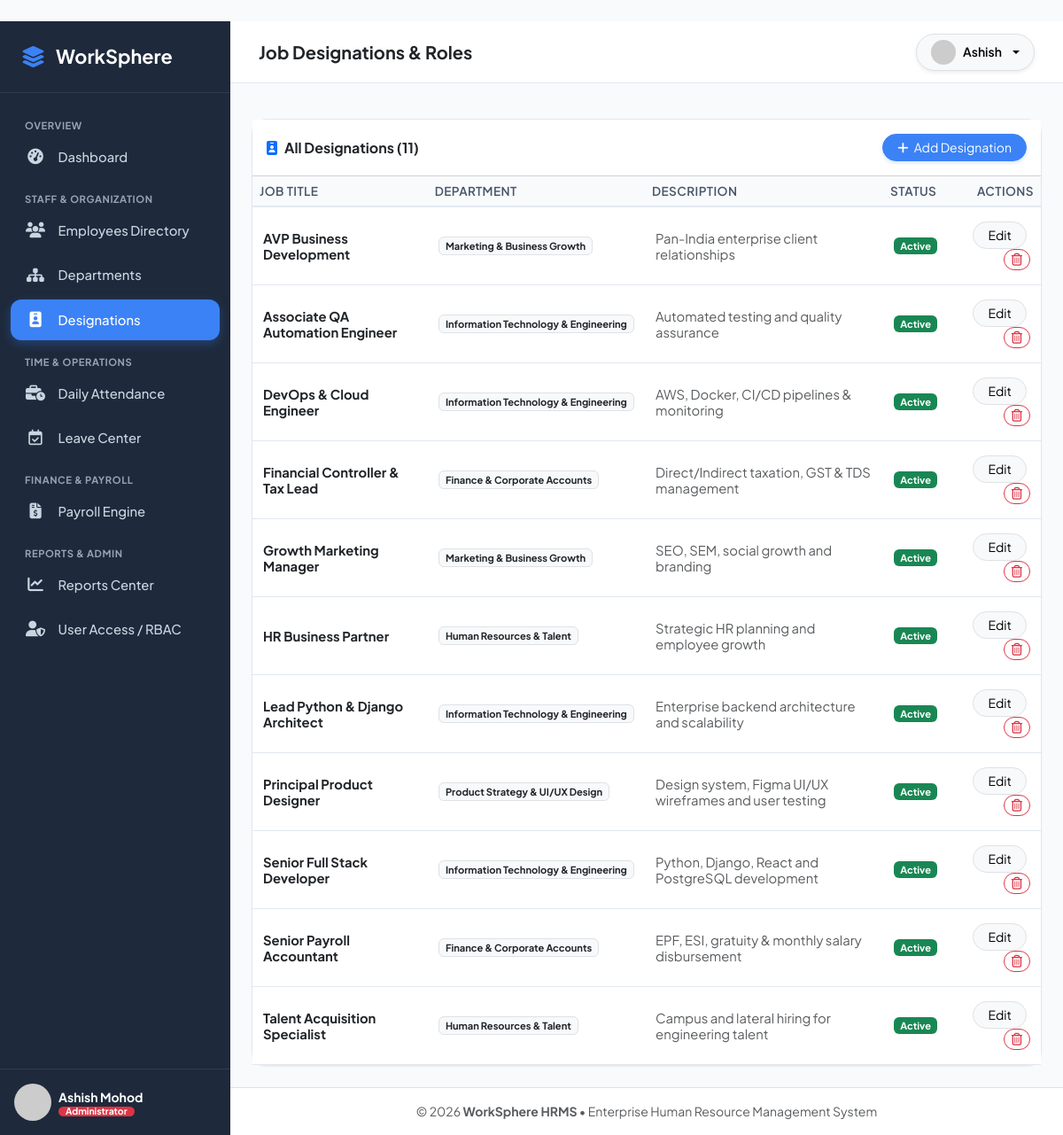
The app's page /employees/designations/ (signed in) with its own data.
### accounts/models.py (models this page shows, shortened)
class User(AbstractUser):
    role = models.CharField(
        max_length=20,
        choices=UserRole.choices,
        default=UserRole.EMPLOYEE,
        help_text="Role determining access permissions within WorkSphere."
    )
    phone = models.CharField(max_length=20, blank=True, null=True)
    profile_picture = models.ImageField(upload_to='avatars/', blank=True, null=True)
    is_verified = models.BooleanField(default=True)
    created_at = models.DateTimeField(auto_now_add=True)
    updated_at = models.DateTimeField(auto_now=True)
    @property
    def get_role_badge(self):
        badges = {
            UserRole.ADMIN: 'bg-danger',
            UserRole.HR: 'bg-primary',
            UserRole.EMPLOYEE: 'bg-info text-dark',
        }
        return badges.get(self.role, 'bg-secondary')
    @property
    def get_avatar_url(self):
        if self.profile_picture and hasattr(self.profile_picture, 'url'):
            return self.profile_picture.url
        return f"https://ui-avatars.com/api/?name={self.get_full_name() or self.username}&background=2563eb&color=fff"

### employees/models.py (models this page shows, shortened)
class Designation(models.Model):
    title = models.CharField(max_length=100)
    department = models.ForeignKey(
        Department,
        on_delete=models.CASCADE,
        related_name='designations'
    )
    description = models.TextField(blank=True)
    is_active = models.BooleanField(default=True)
    created_at = models.DateTimeField(auto_now_add=True)
    class Meta:
        unique_together = ['title', 'department']
        ordering = ['title']

class Department(models.Model):
    name = models.CharField(max_length=100, unique=True)
    code = models.CharField(max_length=20, unique=True)
    description = models.TextField(blank=True)
    head_of_department = models.ForeignKey(
        settings.AUTH_USER_MODEL,
        on_delete=models.SET_NULL,
        null=True,
        blank=True,
        related_name='headed_departments'
    )
    is_active = models.BooleanField(default=True)
    created_at = models.DateTimeField(auto_now_add=True)
    updated_at = models.DateTimeField(auto_now=True)
    class Meta:
        ordering = ['name']

### employees/views.py (the view)
# urls.py: path('designations/', views.designation_list_view, name='designation_list'),
@login_required
@hr_required
def designation_list_view(request):
    designations = Designation.objects.select_related('department').all()
    return render(request, 'employees/designation_list.html', {'designations': designations})

### templates/employees/designation_list.html (shortened to what this page needs)
﻿{% extends 'base.html' %}
{% block page_title %}Job Designations & Roles{% endblock %}
{% block content %}
<div class="card card-custom">
    <div class="card-header bg-white p-3 d-flex justify-content-between align-items-center">
        <h6 class="fw-bold mb-0 text-dark"><i class="fa-solid fa-id-badge me-2 text-primary"></i>All Designations ({{ designations.count }})</h6>
        <a href="{% url 'employees:designation_create' %}" class="btn btn-sm btn-primary rounded-pill px-3">
            <i class="fa-solid fa-plus me-1"></i> Add Designation
        </a>
    </div>
    <div class="table-responsive">
        <table class="table table-custom table-hover align-middle mb-0">
            <thead>
                <tr>
                    <th>Job Title</th>
                    <th>Department</th>
                    <th>Description</th>
                    <th>Status</th>
                    <th class="text-end">Actions</th>
                </tr>
            </thead>
            <tbody>
                {% for desig in designations %}
                <tr>
                    <td class="fw-bold text-dark">{{ desig.title }}</td>
                    <td><span class="badge bg-light text-dark border">{{ desig.department.name }}</span></td>
                    <td class="text-muted small">{{ desig.description|truncatewords:8|default:'-' }}</td>
                    <td>
                        {% if desig.is_active %}
                        <span class="badge bg-success">Active</span>
                        {% else %}
                        <span class="badge bg-secondary">Inactive</span>
                        {% endif %}
                    </td>
                    <td class="text-end">
                        <a href="{% url 'employees:designation_update' pk=desig.pk %}" class="btn btn-sm btn-light border rounded-pill px-3 me-1">Edit</a>
                        {% if user.role == 'ADMIN' or user.is_superuser %}
                        <a href="{% url 'employees:designation_delete' pk=desig.pk %}" class="btn btn-sm btn-outline-danger rounded-pill px-2"><i class="fa-regular fa-trash-can"></i></a>
                        {% endif %}
                    </td>
                </tr>
                {% empty %}
                <tr><td colspan="5" class="text-center py-4 text-muted">No designations registered.</td></tr>
                {% endfor %}
            </tbody>
        </table>
    </div>
</div>
{% endblock %}

### templates/base.html (shortened to what this page needs)
﻿<!DOCTYPE html>
<html lang="en">
<head>
    <link href="https://cdn.jsdelivr.net/npm/bootstrap@5.3.2/dist/css/bootstrap.min.css" rel="stylesheet">
    <link rel="stylesheet" href="https://cdnjs.cloudflare.com/ajax/libs/font-awesome/6.5.1/css/all.min.css">
    {% load static %}
    <link rel="stylesheet" href="{% static 'css/style.css' %}">
</head>
<body>
    <div id="app-wrapper">
        <aside id="sidebar">
            <div class="sidebar-brand">
                <i class="fa-solid fa-layer-group fs-4"></i>
                <span>WorkSphere</span>
            </div>
            <ul class="sidebar-menu">
                <li class="menu-header">Overview</li>
                <li>
                    <a href="{% url 'dashboard:index' %}" class="sidebar-link {% if request.resolver_match.app_name == 'dashboard' and request.resolver_match.url_name == 'index' %}active{% endif %}">
                        <i class="fa-solid fa-gauge-high"></i>
                        <span>Dashboard</span>
                    </a>
                </li>
                {% if user.role == 'ADMIN' or user.role == 'HR' or user.is_superuser %}
                <li class="menu-header">Staff & Organization</li>
                <li>
                    <a href="{% url 'employees:list' %}" class="sidebar-link {% if request.resolver_match.app_name == 'employees' and 'department' not in request.path and 'designation' not in request.path %}active{% endif %}">
                        <i class="fa-solid fa-users"></i>
                        <span>Employees Directory</span>
                    </a>
                </li>
                <li>
                    <a href="{% url 'employees:department_list' %}" class="sidebar-link {% if 'departments' in request.path %}active{% endif %}">
                        <i class="fa-solid fa-sitemap"></i>
                        <span>Departments</span>
                    </a>
                </li>
                <li>
                    <a href="{% url 'employees:designation_list' %}" class="sidebar-link {% if 'designations' in request.path %}active{% endif %}">
                        <i class="fa-solid fa-id-badge"></i>
                        <span>Designations</span>
                    </a>
                </li>
                {% endif %}
                <li class="menu-header">Time & Operations</li>
                <li>
                    <a href="{% url 'attendance:list' %}" class="sidebar-link {% if request.resolver_match.app_name == 'attendance' and request.resolver_match.url_name == 'list' %}active{% endif %}">
                        <i class="fa-solid fa-business-time"></i>
                        <span>Daily Attendance</span>
                    </a>
                </li>
                <li>
                    <a href="{% url 'leave_management:list' %}" class="sidebar-link {% if request.resolver_match.app_name == 'leave_management' and request.resolver_match.url_name == 'list' %}active{% endif %}">
                        <i class="fa-regular fa-calendar-check"></i>
                        <span>Leave Center</span>
                    </a>
                </li>
                <li class="menu-header">Finance & Payroll</li>
                <li>
                    <a href="{% url 'payroll:list' %}" class="sidebar-link {% if request.resolver_match.app_name == 'payroll' and request.resolver_match.url_name == 'list' %}active{% endif %}">
                        <i class="fa-solid fa-file-invoice-dollar"></i>
                        <span>Payroll Engine</span>
                    </a>
                </li>
                {% if user.role == 'ADMIN' or user.role == 'HR' or user.is_superuser %}
                <li class="menu-header">Reports & Admin</li>
                <li>
                    <a href="{% url 'dashboard:reports' %}" class="sidebar-link {% if request.resolver_match.url_name == 'reports' %}active{% endif %}">
                        <i class="fa-solid fa-chart-line"></i>
                        <span>Reports Center</span>
                    </a>
                </li>
                <li>
                    <a href="{% url 'accounts:user_list' %}" class="sidebar-link {% if request.resolver_match.app_name == 'accounts' and request.resolver_match.url_name == 'user_list' %}active{% endif %}">
                        <i class="fa-solid fa-user-shield"></i>
                        <span>User Access / RBAC</span>
                    </a>
                </li>
                {% endif %}
            </ul>
            <div class="p-3 border-top border-secondary border-opacity-25 mt-auto">
                <div class="d-flex align-items-center gap-2">
                    <img src="{{ user.get_avatar_url }}" alt="{{ user.username }}" class="avatar-img">
                    <div class="overflow-hidden">
                        <div class="text-white fw-bold text-truncate small">{{ user.get_full_name|default:user.username }}</div>
                        <span class="badge {{ user.get_role_badge }} py-0 px-2 small" style="font-size: 0.65rem;">{{ user.get_role_display }}</span>
                    </div>
                </div>
            </div>
        </aside>
        <div id="main-content">
            <header class="top-navbar">
                <div class="d-flex align-items-center gap-3">
                    <h5 class="fw-bold mb-0 text-dark">{% block page_title %}Dashboard{% endblock %}</h5>
                </div>
                <div class="d-flex align-items-center gap-3">
                    <div class="dropdown">
                        <button class="btn btn-light d-flex align-items-center gap-2 rounded-pill px-3 border dropdown-toggle shadow-sm" type="button" data-bs-toggle="dropdown">
                            <img src="{{ user.get_avatar_url }}" class="rounded-circle" width="28" height="28" alt="avatar">
                            <span class="fw-semibold small d-none d-md-inline">{{ user.first_name|default:user.username }}</span>
                        </button>
                    </div>
                </div>
            </header>
            <div class="px-4 pt-3">
            </div>
            <main class="flex-grow-1 p-4">
                {% block content %}{% endblock %}
            </main>
            <footer class="bg-white border-top py-3 px-4 text-center text-muted small">
                <span>&copy; 2026 <strong>WorkSphere HRMS</strong> &bull; Enterprise Human Resource Management System</span>
            </footer>
        </div>
    </div>
</body>
</html>

### static/css/style.css (style rules this page uses)
body { background-color: #f8fafc; color: var(--text-main); font-family: 'Plus Jakarta Sans', system-ui, -apple-system, sans-serif; min-height: 100vh; display: flex; flex-direction: column; }
#app-wrapper { display: flex; width: 100%; min-height: 100vh; }
#sidebar { width: 260px; background-color: var(--sidebar-bg); color: #f8fafc; flex-shrink: 0; display: flex; flex-direction: column; transition: all 0.3s ease; z-index: 1000; }
#sidebar .sidebar-brand { padding: 1.5rem; font-size: 1.35rem; font-weight: 700; color: #ffffff; display: flex; align-items: center; gap: 0.75rem; border-bottom: 1px solid rgba(255, 255, 255, 0.08); }
#sidebar .sidebar-brand i { color: var(--primary-color); }
#sidebar .sidebar-menu { padding: 1rem 0.75rem; list-style: none; margin: 0; flex-grow: 1; overflow-y: auto; }
.menu-header { font-size: 0.7rem; text-transform: uppercase; letter-spacing: 0.05em; color: #94a3b8; padding: 0.75rem 1rem 0.25rem; font-weight: 700; }
.sidebar-link { display: flex; align-items: center; gap: 0.85rem; padding: 0.75rem 1rem; color: #cbd5e1; text-decoration: none; border-radius: var(--radius-md); font-weight: 500; font-size: 0.925rem; margin-bottom: 0.25rem; transition: all 0.2s ease; }
.sidebar-link.active { color: #ffffff; background-color: var(--primary-color); box-shadow: 0 4px 12px rgba(59, 130, 246, 0.3); }
.sidebar-link i { font-size: 1.1rem; width: 24px; text-align: center; }
#main-content { flex-grow: 1; display: flex; flex-direction: column; min-width: 0; overflow-x: hidden; }
.top-navbar { background: #ffffff; border-bottom: 1px solid var(--border-color); padding: 0.85rem 2rem; display: flex; align-items: center; justify-content: space-between; position: sticky; top: 0; z-index: 900; }
.card-custom { background: #ffffff; border: 1px solid var(--border-color); border-radius: var(--radius-lg); box-shadow: var(--shadow-sm); }
.btn-primary { background-color: var(--primary-color); border-color: var(--primary-color); box-shadow: 0 2px 4px rgba(59, 130, 246, 0.2); }
.table-custom th { background-color: #f8fafc; color: #475569; font-weight: 600; font-size: 0.85rem; text-transform: uppercase; letter-spacing: 0.03em; border-bottom: 2px solid var(--border-color); }
.table-custom td { vertical-align: middle; font-size: 0.925rem; border-bottom: 1px solid var(--border-color); padding: 1rem 0.75rem; }
.avatar-img { width: 42px; height: 42px; border-radius: 50%; object-fit: cover; }

### records on screen
User: get_full_name "Ashish Mohod", role "Administrator", first_name "Ashish"
Designation: title "AVP Business Development", department.name "Marketing & Business Growth", description "Pan-India enterprise client relationships", is_active "Active"
Designation: title "Associate QA Automation Engineer", department.name "Information Technology & Engineering", description "Automated testing and quality assurance", is_active "Active"
Designation: title "DevOps & Cloud Engineer", department.name "Information Technology & Engineering", description "AWS, Docker, CI/CD pipelines & monitoring", is_active "Active"
Designation: title "Financial Controller & Tax Lead", department.name "Finance & Corporate Accounts", description "Direct/Indirect taxation, GST & TDS management", is_active "Active"
Designation: title "Growth Marketing Manager", department.name "Marketing & Business Growth", description "SEO, SEM, social growth and branding", is_active "Active"
Designation: title "HR Business Partner", department.name "Human Resources & Talent", description "Strategic HR planning and employee growth", is_active "Active"
Designation: title "Lead Python & Django Architect", department.name "Information Technology & Engineering", description "Enterprise backend architecture and scalability", is_active "Active"
Designation: title "Principal Product Designer", department.name "Product Strategy & UI/UX Design", description "Design system, Figma UI/UX wireframes and user testing", is_active "Active"
Designation: title "Senior Full Stack Developer", department.name "Information Technology & Engineering", description "Python, Django, React and PostgreSQL development", is_active "Active"
Designation: title "Senior Payroll Accountant", department.name "Finance & Corporate Accounts", description "EPF, ESI, gratuity & monthly salary disbursement", is_active "Active"
Designation: title "Talent Acquisition Specialist", department.name "Human Resources & Talent", description "Campus and lateral hiring for engineering talent", is_active "Active"

### other values on screen
{{ designations.count }} "11"
